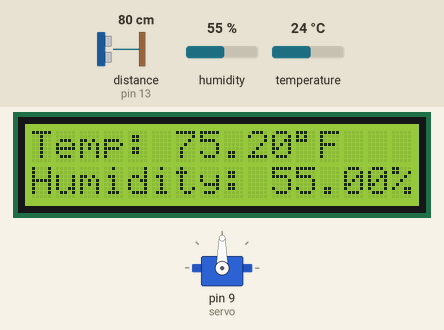
A sketch run on a simulated Arduino Uno, built with avr-gcc and run on an emulated ATmega328P. Shown: 16×2 character LCD, servo. Wiring (inferred from the names in the program): ultrasonic range finder: trigger pin 10; echo pin 13. Inputs (shaded band) come from the test bench; at power-on: distance to the obstacle (sensor on pin 13) 80 cm, humidity 55 %, temperature 24 °C. The echo pulse lasts 58.3 µs per cm; what the sketch prints to the serial monitor is not drawn.

Above: at 1.2 s.
1.3 s: distance to the obstacle (sensor on pin 13) set to 30 cm
5.2 s: distance to the obstacle (sensor on pin 13) set to 24 cm
At 7.0 s:
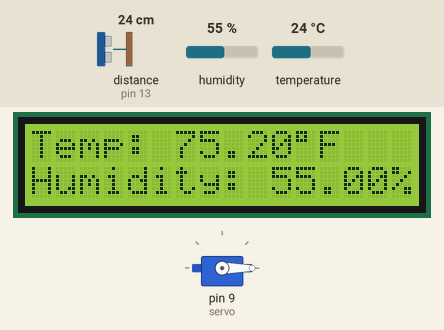
12.6 s: humidity set to 22 %
At 20.1 s:
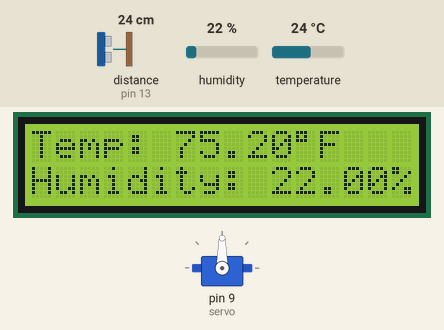
20.4 s: temperature set to 12 °C
At 27.7 s:
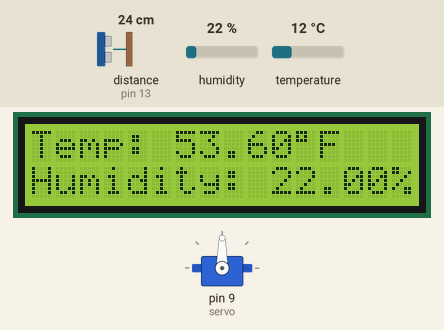
28.2 s: humidity set to 40 %
At 35.8 s:
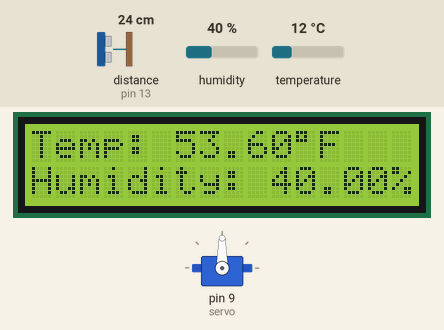
36.0 s: temperature set to 19 °C
At 44.4 s:
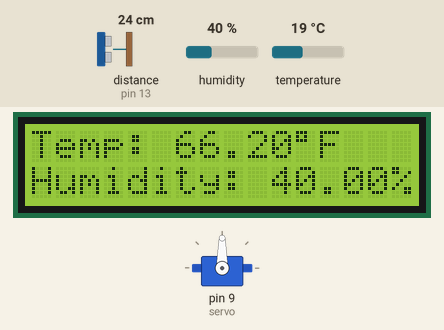
Timing chart, 0 to 44.8 s (numbered marks = the images above; inputs shaded):
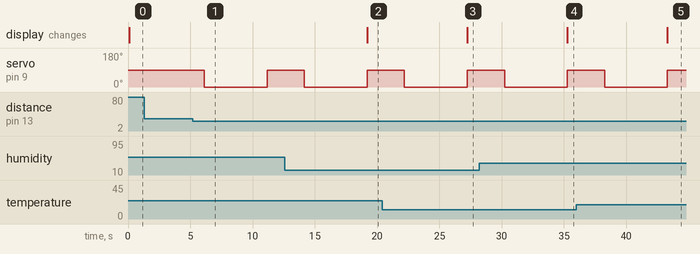

The sketch:

final.ino
```cpp
#include <dht.h>
#include <LiquidCrystal.h>
#include <Servo.h>
Servo myServo;
dht DHT;
#define DHT11_PIN 7
LiquidCrystal lcd(12,11,5,4,3,2);
int trigPin = 10, echoPin = 13;
int servo = 9;

void setup() {
  // put your setup code here, to run once:
  Serial.begin(9600);
  lcd.begin(16,2);
  pinMode(trigPin, OUTPUT);
  pinMode(echoPin, INPUT);
  myServo.attach(servo);
}

void displayLCD(float temp, float humid) {
  lcd.clear();
  lcd.setCursor(0,0);
  lcd.print("Temp: ");
  lcd.print(temp);
  lcd.print((char)223);
  lcd.print("F");
  lcd.setCursor(0,1);
  lcd.print("Humidity: ");
  lcd.print(humid);
  lcd.print("%");
}

void displayDistance(int distance, int duration){
  Serial.print("Distance: ");
  Serial.print(distance);
  Serial.println(" inch");
}

void loop() {
  int duration, distance;
  digitalWrite(trigPin, LOW);
  delayMicroseconds(2);  digitalWrite(trigPin, HIGH);
  delayMicroseconds(10);
  digitalWrite(trigPin, LOW);
  duration = pulseIn(echoPin, HIGH); // receiving the echo
  distance = (duration/2)/72;
  displayDistance(distance, duration);

  if(distance <= 10){
    myServo.write(-90);
    delay(5000);
    myServo.write(90);
  }

  int chk = DHT.read11(DHT11_PIN);
  float temp = DHT.temperature;
  float humid = DHT.humidity;
  temp = (temp * 1.8) + 32;
  displayLCD(temp, humid);
  delay(3000);
}
```

Measured:
- the behaviour switches between 28 and 27 cm on distance to the obstacle (sensor on pin 13) (found by bisection; images 0 and 1)
- after the input at 1.3 s, every drawn part: stays the same
- after the input at 5.2 s, servo on pin 9 (servo): 90° → 0° after 0.93 s, → 90° 5.0 s later
- after the input at 12.6 s, the display: changes after 6.6 s (image 2)
- after the input at 20.4 s, the display: changes after 6.8 s (image 3)
- after the input at 28.2 s, the display: changes after 7.1 s (image 4)
- after the input at 36.0 s, the display: changes after 7.3 s (image 5)
